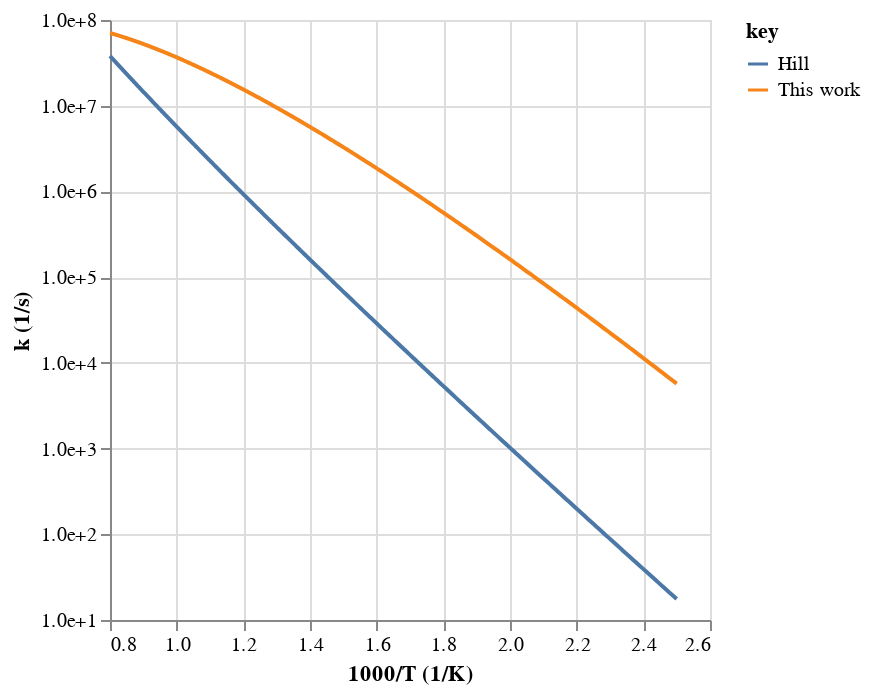
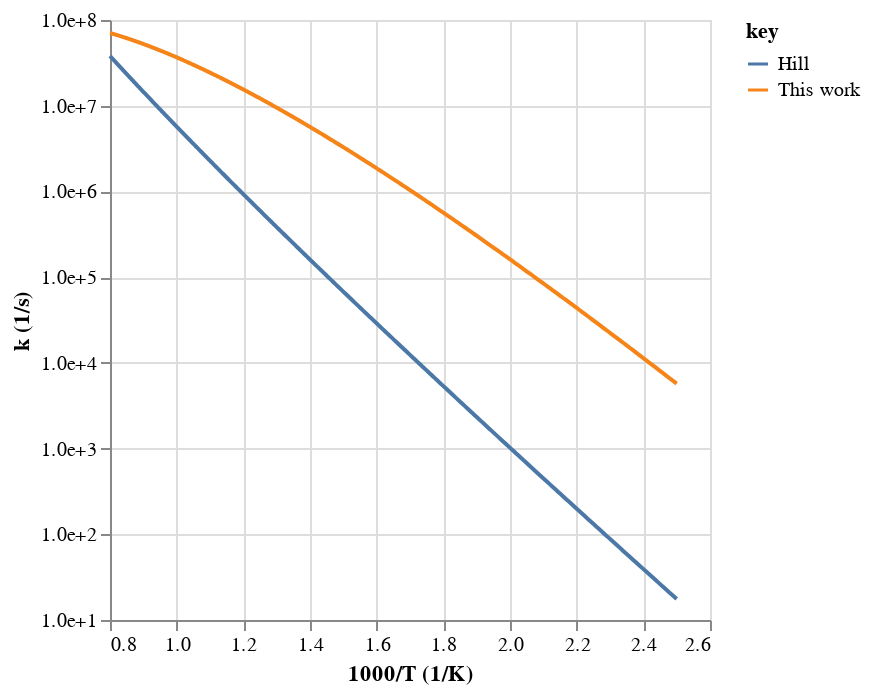
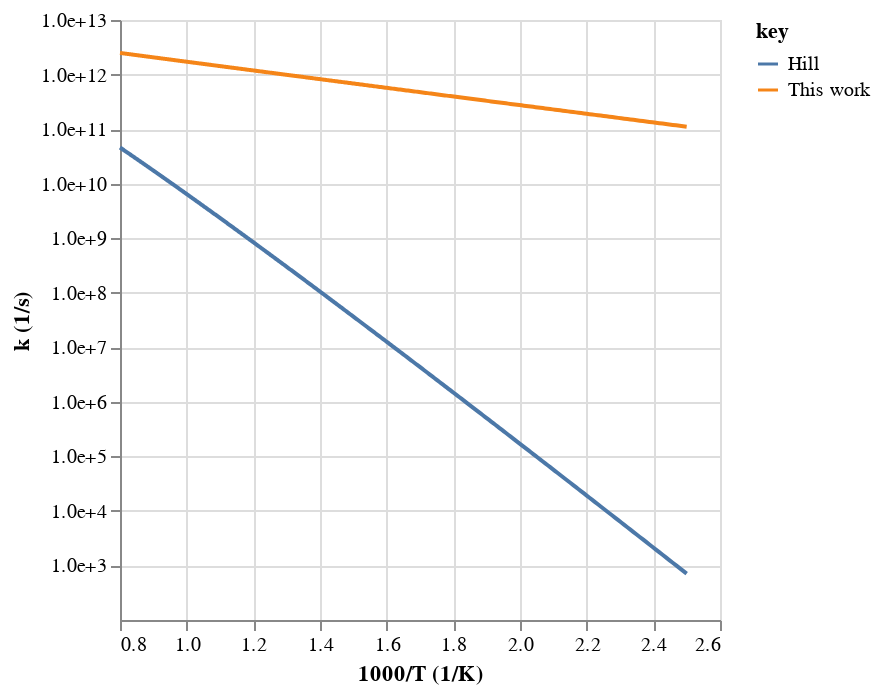
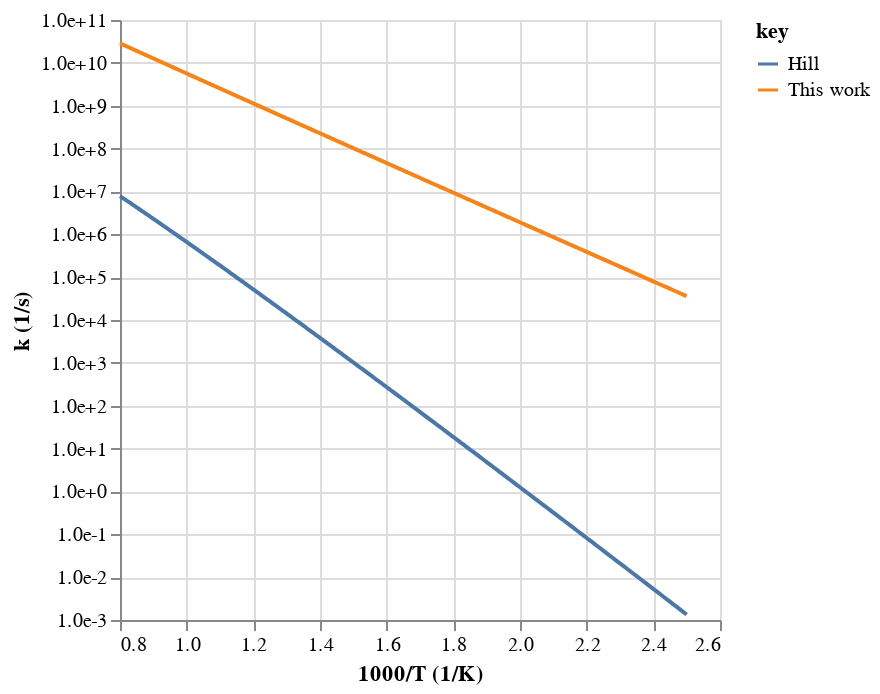

Notebook code cell kept with these figures, in order:
### Code cell
# Write
workflow.plot_rates(tag=tag, root_path=root_path)

### Figure 1 — Vega-Lite specification as saved in the notebook (floating-point values rounded to 4 significant figures; data arrays with more than 128 entries replaced by an {"elided": "..."} marker saying what was removed)
{"config": {"view": {"continuousWidth": 300, "continuousHeight": 300}}, "data": {"name": "data-020c82c4caa8bba77ba0d55c3fc5c34c"}, "mark": {"type": "line"}, "encoding": {"color": {"field": "key", "type": "nominal"}, "x": {"field": "x", "title": "1000/T (1/K)", "type": "quantitative"}, "y": {"axis": {"format": ".1e", "values": [10, 100, 1000, 10000, 100000, 1000000, 10000000, 100000000, 1000000000]}, "field": "value", "scale": {"type": "log"}, "title": "k (1/s)", "type": "quantitative"}}, "transform": [{"fold": ["This work", "Hill"]}], "$schema": "https://vega.github.io/schema/vega-lite/v5.20.1.json", "datasets": {"data-020c82c4caa8bba77ba0d55c3fc5c34c": {"elided": "500 records"}}}

### Figure 2 — Vega-Lite specification as saved in the notebook (floating-point values rounded to 4 significant figures; data arrays with more than 128 entries replaced by an {"elided": "..."} marker saying what was removed)
{"config": {"view": {"continuousWidth": 300, "continuousHeight": 300}}, "data": {"name": "data-020c82c4caa8bba77ba0d55c3fc5c34c"}, "mark": {"type": "line"}, "encoding": {"color": {"field": "key", "type": "nominal"}, "x": {"field": "x", "title": "1000/T (1/K)", "type": "quantitative"}, "y": {"axis": {"format": ".1e", "values": [10, 100, 1000, 10000, 100000, 1000000, 10000000, 100000000, 1000000000]}, "field": "value", "scale": {"type": "log"}, "title": "k (1/s)", "type": "quantitative"}}, "transform": [{"fold": ["This work", "Hill"]}], "$schema": "https://vega.github.io/schema/vega-lite/v5.20.1.json", "datasets": {"data-020c82c4caa8bba77ba0d55c3fc5c34c": {"elided": "500 records"}}}

### Figure 3 — Vega-Lite specification as saved in the notebook (floating-point values rounded to 4 significant figures; data arrays with more than 128 entries replaced by an {"elided": "..."} marker saying what was removed)
{"config": {"view": {"continuousWidth": 300, "continuousHeight": 300}}, "data": {"name": "data-fbfa470d7d79c9b64e63561c9f2311b7"}, "mark": {"type": "line"}, "encoding": {"color": {"field": "key", "type": "nominal"}, "x": {"field": "x", "title": "1000/T (1/K)", "type": "quantitative"}, "y": {"axis": {"format": ".1e", "values": [1000, 10000, 100000, 1000000, 10000000, 100000000, 1000000000, 10000000000, 100000000000, 1000000000000, 10000000000000]}, "field": "value", "scale": {"type": "log"}, "title": "k (1/s)", "type": "quantitative"}}, "transform": [{"fold": ["This work", "Hill"]}], "$schema": "https://vega.github.io/schema/vega-lite/v5.20.1.json", "datasets": {"data-fbfa470d7d79c9b64e63561c9f2311b7": {"elided": "500 records"}}}

### Figure 4 — Vega-Lite specification as saved in the notebook (floating-point values rounded to 4 significant figures; data arrays with more than 128 entries replaced by an {"elided": "..."} marker saying what was removed)
{"config": {"view": {"continuousWidth": 300, "continuousHeight": 300}}, "data": {"name": "data-d5d3943528fb7673f30ddd0566455b3e"}, "mark": {"type": "line"}, "encoding": {"color": {"field": "key", "type": "nominal"}, "x": {"field": "x", "title": "1000/T (1/K)", "type": "quantitative"}, "y": {"axis": {"format": ".1e", "values": [0.001, 0.01, 0.1, 1, 10, 100, 1000, 10000, 100000, 1000000, 10000000, 100000000, 1000000000, 10000000000, 100000000000]}, "field": "value", "scale": {"type": "log"}, "title": "k (1/s)", "type": "quantitative"}}, "transform": [{"fold": ["This work", "Hill"]}], "$schema": "https://vega.github.io/schema/vega-lite/v5.20.1.json", "datasets": {"data-d5d3943528fb7673f30ddd0566455b3e": {"elided": "500 records"}}}
